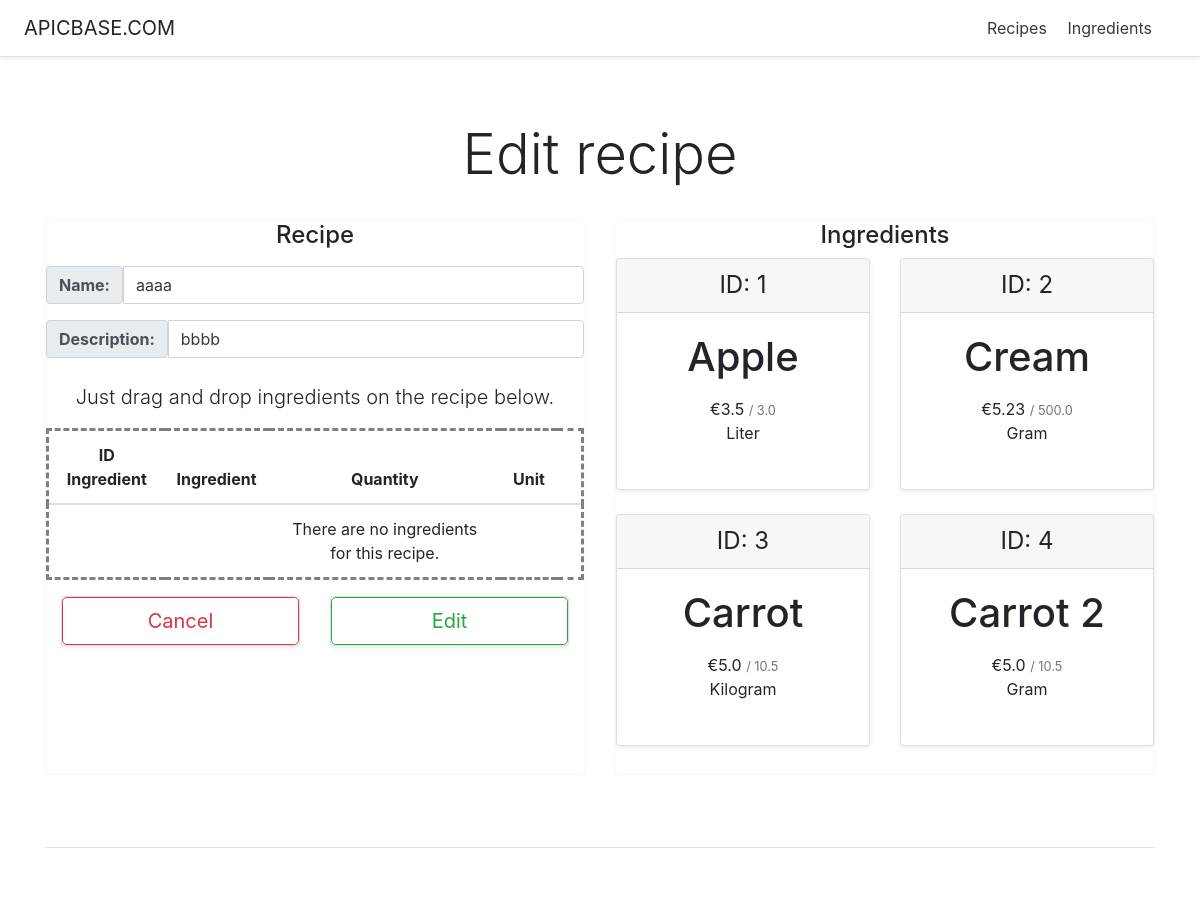
The page /recipeManager/6/edit on the database as committed earlier.
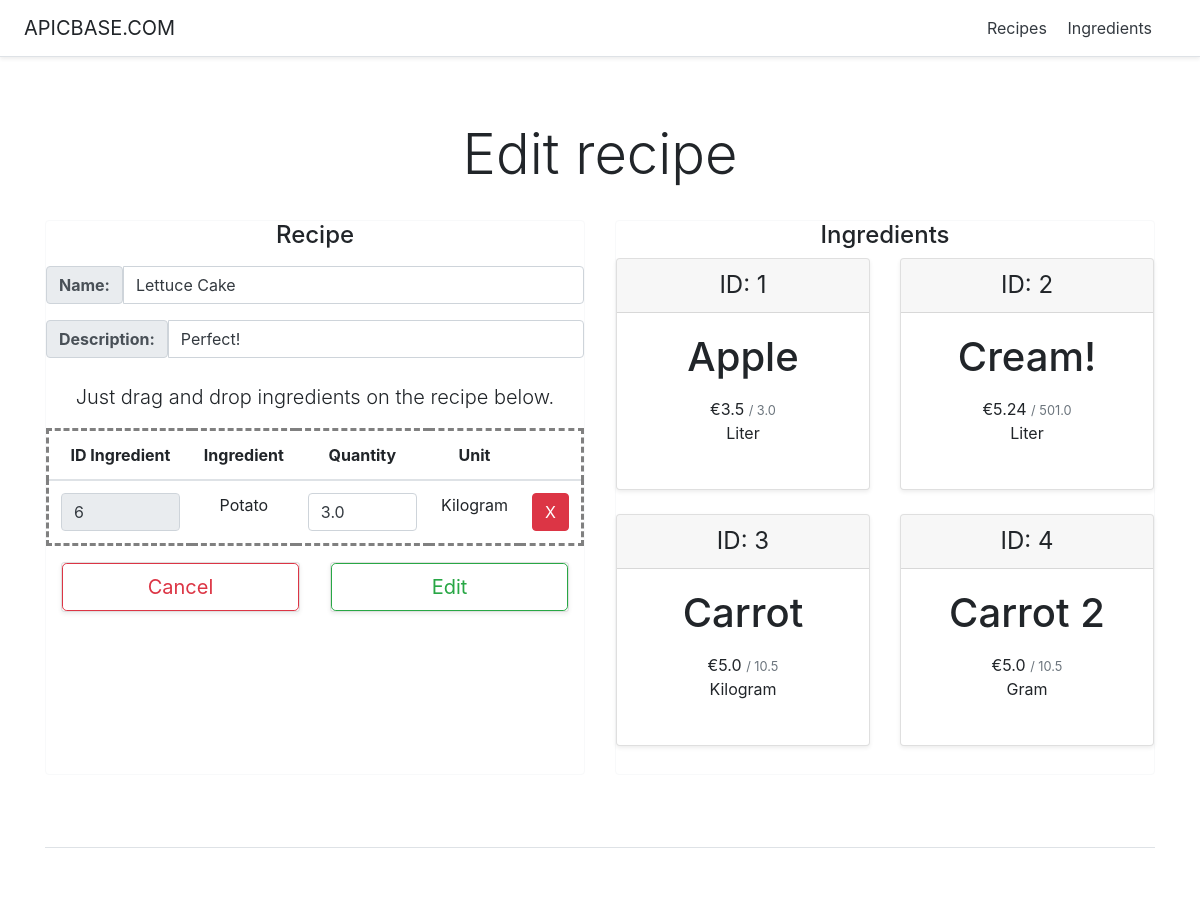
The same page on the database as committed later.
### recipeManager/models.py (models this page shows, shortened)
class Recipe(models.Model):
    id = models.AutoField(primary_key=True)
    name = models.CharField(max_length=200)
    description = models.CharField(max_length=200)
    ingredients = models.ManyToManyField(Ingredient, through='Recipe_Ingredients')

class Ingredient(models.Model):
    id = models.AutoField(primary_key=True)
    name = models.CharField(max_length=200)
    cost = models.FloatField()
    amount = models.FloatField()
    GRAMS='g.'
    KILOGRAMS='Kg.'
    CENTILITERS='cl.'
    LITERS='l.'
    UNIT_CHOICES = (
        (GRAMS, 'Gram'),
        (KILOGRAMS, 'Kilogram'),
        (CENTILITERS, 'Centiliter'),
        (LITERS, 'Liter')
    )
    unit = models.CharField(
        max_length=2,
        choices=UNIT_CHOICES,
        default=GRAMS,
    )

class Recipe_Ingredients(models.Model):
    recipe = models.ForeignKey(Recipe, on_delete=models.CASCADE)
    ingredient = models.ForeignKey(Ingredient, on_delete=models.CASCADE)
    quantity = models.FloatField()

### recipeManager/views.py (the view, shortened to what this page needs)
# urls.py: path('<int:recipe_id>/edit', views.EditRecipe, name='editRecipe'),
def EditRecipe(request, recipe_id):
    recipe = get_object_or_404(Recipe, pk=recipe_id)
    recipe_ingredients = Ingredient.objects.filter(recipe__id=recipe.id)
    context = {'recipe' : recipe}
    ingredients_list = Ingredient.objects.all()
    if len(recipe_ingredients) > 0 : context['recipe_ingredients'] = recipe_ingredients
    if len(ingredients_list) > 0 : context['ingredients_list'] = ingredients_list
    ingredientsCosts, totalCost = calculateCosts(recipe)
    context['ingredientsCosts'] = ingredientsCosts
    return render(request, "recipeManager/editRecipe.html", context)

### recipeManager/views.py (called while the page is built)
def calculateCosts(recipe):
    ingredients = Ingredient.objects.filter(recipe__id=recipe.id)
    totalCost = 0
    ingredientsCosts = []
    for ingredient in ingredients:
        quant = Recipe_Ingredients.objects.get(recipe__id = recipe.id, ingredient__id = ingredient.id).quantity
        costPerQuantity = round((ingredient.cost / ingredient.amount) * quant, 2)
        totalCost += costPerQuantity
        ingredientsCosts.append((ingredient, quant, costPerQuantity))
    return ingredientsCosts, round(totalCost, 2)

### recipeManager/templates/recipeManager/editRecipe.html (shortened to what the changed rows need)
<!DOCTYPE html>
<html lang="en">
   <head>
      {% load static %}
      <link href="{%static 'recipeManager/pricing.css'%}" rel="stylesheet">
      {% load static %}
      <link href="{%static 'recipeManager/bootstrap.min.css'%}" rel="stylesheet">
   </head>
   <body>
      <div class="pricing-header px-3 py-3 pt-md-5 pb-md-4 mx-auto text-center">
         <h1 class="display-4">Edit recipe</h1>
      </div>
      <div class="container">
         <div class="card-deck mb-3 text-center">
            <div class="card mb-4 border-light">
              <form action="{% url 'recipeManager:editRecipe' recipe.id %}" method="post">
               <ul class="list-unstyled mt-3 mb-4">
                  <li>
                     <div class="input-group mb-3">
                        <label class="input-group-text" for="id_name"><b>Name:</b></label>
                        <input id="id_name" class="form-control text-dark" type="text" required name="name" value="{{ recipe.name }}">
                     </div>
                  </li>
                  <li>
                     <div class="input-group mb-3">
                        <label class="input-group-text" for="id_description"><b>Description:</b></label>
                        <input id="id_description" class="form-control text-dark" type="text" required name="description" value="{{ recipe.description }}">
                     </div>
                  </li>
               </ul>
               <table style="border-style: dashed;" id="table" class="table table-hover" ondrop="drop(event)" ondragover="allowDrop(event)">
                  <thead>
                     <tr>
                        <th scope="col">ID Ingredient</th>
                        <th scope="col">Ingredient</th>
                        <th scope="col">Quantity</th>
                        <th scope="col">Unit</th>
                        <th></th>
                     </tr>
                  </thead>
                  <tbody>
                    {% if recipe_ingredients %}
                      {% for ingredient, quantity, cost in ingredientsCosts %}
                        <tr id="rowID{{ ingredient.id }}">
                          <td>
                            <input id="ingredient_id{{ ingredient.id }}" type="text" class="form-control text-dark" name="ingredient_id" required readonly="readonly" value="{{ ingredient.id }}">
                          </td>
                          <td>{{ ingredient.name }}</td>
                          <td>
                            <input type="number" step="0.01" name="quantity" required class="form-control text-dark" value="{{ quantity }}">
                          </td>
                          <td>{{ ingredient.get_unit_display }}</td>
                          <td>
                            <button id="remove{{ingredient.id}}" class="btn btn-danger" type="button" name="button" onclick="remove({{ingredient.id}})">X</button>
                          </td>
                        </tr>
                      {% endfor %}
                    {% else %}
                       <tr id="empty">
                          <td></td>
                          <td></td>
                          <td>
                             There are no ingredients for this recipe.
                          </td>
                          <td></td>
                          <td></td>
                       </tr>
                     {% endif %}
                  </tbody>
               </table>
             </form>
            </div>
            <div class="card mb-4 border-light">
               <div class="card-deck mb-3 text-center" data-spy="scroll" style="position: relative;max-height:500px;overflow-y: scroll;">
                  {% if ingredients_list %}
                    {% for ingredient in ingredients_list %}
                      {% if recipe_ingredients %}
                        {% if ingredient not in recipe_ingredients %}
                          <div id="{{ ingredient.id }}" draggable="true" ondragstart="drag(event)" class="card mb-4 shadow-sm">
                             <div class="card-header">
                                <h4 id="igredientId{{ ingredient.id }}" class="my-0 font-weight-normal">ID: {{ ingredient.id }}</h4>
                             </div>
                             <div class="card-body">
                                <h1 id="ingredientName{{ ingredient.id }}" class="card-title pricing-card-title">{{ ingredient.name }}</h1>
                                <ul class="list-unstyled mt-3 mb-4">
                                   <li>€{{ ingredient.cost }} <small class="text-muted">/ {{ ingredient.amount }}</small></li>
                                   <li id="ingredientUnit{{ ingredient.id }}">{{ ingredient.get_unit_display }}</li>
                                </ul>
                             </div>
                          </div>
                        {% endif %}
                      {% else %}
                        <div id="{{ ingredient.id }}" draggable="true" ondragstart="drag(event)" class="card mb-4 shadow-sm">
                           <div class="card-header">
                              <h4 id="igredientId{{ ingredient.id }}" class="my-0 font-weight-normal">ID: {{ ingredient.id }}</h4>
                           </div>
                           <div class="card-body">
                              <h1 id="ingredientName{{ ingredient.id }}" class="card-title pricing-card-title">{{ ingredient.name }}</h1>
                              <ul class="list-unstyled mt-3 mb-4">
                                 <li>€{{ ingredient.cost }} <small class="text-muted">/ {{ ingredient.amount }}</small></li>
                                 <li id="ingredientUnit{{ ingredient.id }}">{{ ingredient.get_unit_display }}</li>
                              </ul>
                           </div>
                        </div>
                      {% endif %}
                    {% endfor %}
                  {% else %}
                    <p><strong>No ingredients available.</strong></p>
                  {% endif %}
               </div>
            </div>
         </div>
      </div>
   </body>
</html>

Rows that differ between the two databases and show on the page:
changed Recipe: name "aaaa" → "Lettuce Cake"; description "bbbb" → "Perfect!"
now on this page (row unchanged): Ingredient: ingredient_id "6", name "Potato", quantity "3.0", unit "Kilogram", shown under "Recipe"
changed Ingredient id 2: name "Cream" → "Cream!"; cost "5.23" → "5.24"; amount "500.0" → "501.0"; unit "Gram" → "Liter"
Other text that changed with them:
text no longer shown: "There are no ingredients for this recipe."
